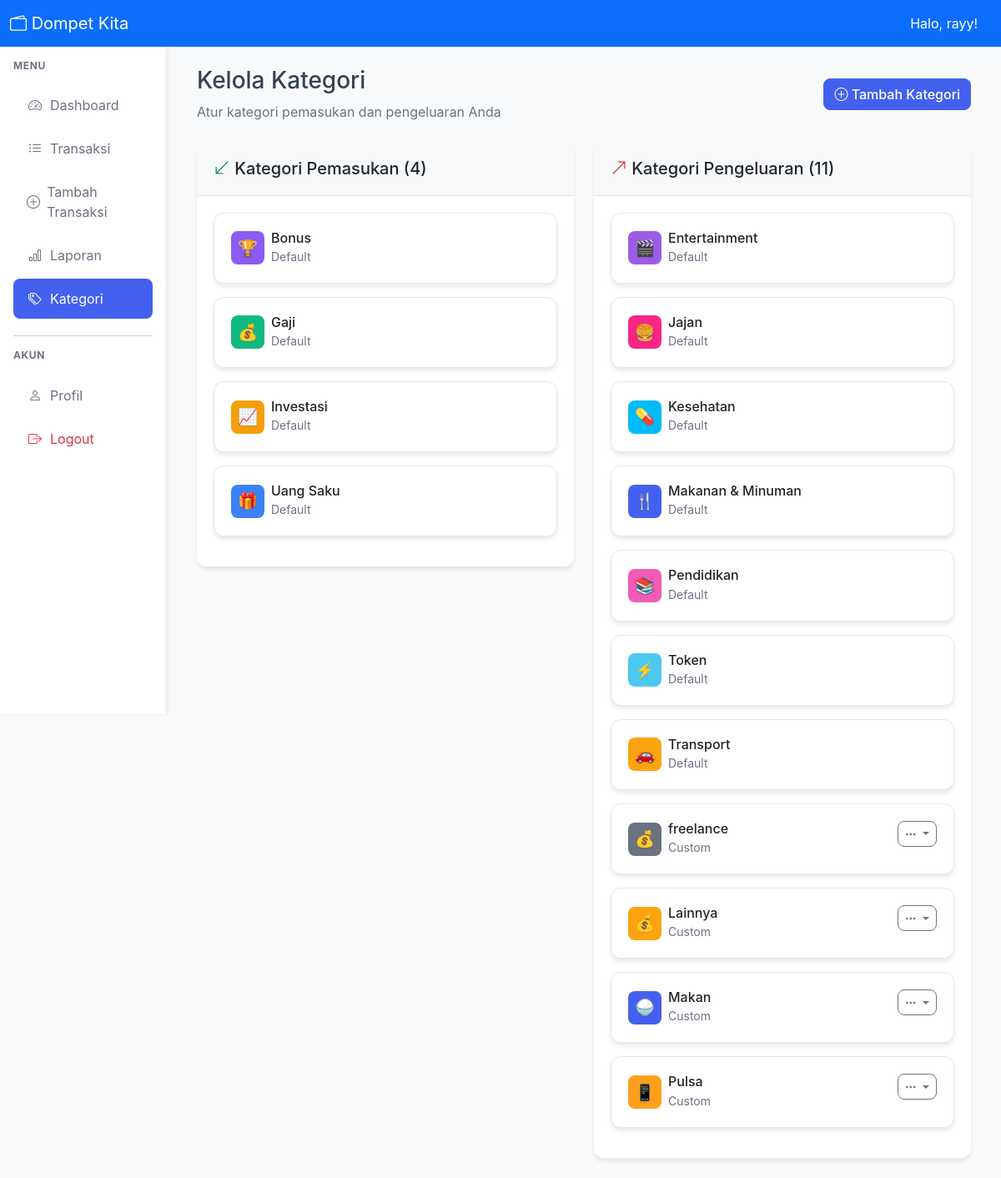
Page /user/categories.php (signed in) on the committed database.
### tables this page shows
CREATE TABLE `categories` (
  `id` int NOT NULL,
  `user_id` int DEFAULT NULL,
  `name` varchar(100) NOT NULL,
  `icon` varchar(10) DEFAULT 0xF09F92B0,
  `color` varchar(7) DEFAULT '#6b7280',
  `type` enum('income','expense') NOT NULL,
  `is_default` tinyint(1) DEFAULT '0',
  `created_at` timestamp NULL DEFAULT CURRENT_TIMESTAMP
);

### crud/category-crud.php (called while the page is built, shortened)
<?php
function getAllCategories($user_id, $type = null) {
    $db = getDB();
    $where = "WHERE (user_id = ? OR is_default = TRUE) AND name IS NOT NULL AND name != ''";
    $params = [$user_id];
    $types = "i";
    $stmt = $db->prepare("SELECT id, name, icon, color, type, is_default, user_id FROM categories $where ORDER BY is_default DESC, name");
    $stmt->bind_param($types, ...$params);
    $stmt->execute();
    return $stmt->get_result()->fetch_all(MYSQLI_ASSOC);
}
?>

### user/categories.php (the view, shortened to what this page needs)
<?php
require_once '../crud/category-crud.php';
$user_id = $_SESSION['user_id'];
$categories = getAllCategories($user_id);
$income_categories = array_filter($categories, fn($cat) => $cat['type'] === 'income');
$expense_categories = array_filter($categories, fn($cat) => $cat['type'] === 'expense');
include '../includes/header.php';
include '../includes/sidebar.php';
?>
<div class="d-flex justify-content-between align-items-center mb-4">
    <div>
        <h1 class="h3">Kelola Kategori</h1>
        <p class="text-muted mb-0">Atur kategori pemasukan dan pengeluaran Anda</p>
    </div>
    <button class="btn btn-primary" data-bs-toggle="modal" data-bs-target="#addCategoryModal">
        <i class="bi bi-plus-circle"></i> Tambah Kategori
    </button>
</div>
<div class="row">
    <div class="col-md-6">
        <div class="card">
            <div class="card-header d-flex justify-content-between align-items-center">
                <h5 class="mb-0">
                    <i class="bi bi-arrow-down-left text-success"></i>
                    Kategori Pemasukan (<?php echo count($income_categories); ?>)
                </h5>
            </div>
            <div class="card-body">
                <div class="row">
                    <?php foreach ($income_categories as $category): ?>
                    <div class="col-12 mb-3">
                        <div class="card category-card">
                            <div class="card-body">
                                <div class="d-flex justify-content-between align-items-start">
                                    <div class="d-flex align-items-center">
                                        <span class="category-icon me-2" style="background-color: <?php echo $category['color']; ?>">
                                            <?php echo $category['icon']; ?>
                                        </span>
                                        <div>
                                            <h6 class="mb-0"><?php echo htmlspecialchars($category['name']); ?></h6>
                                            <?php if ($category['is_default']): ?>
                                            <small class="text-muted">Default</small>
                                            <?php else: ?>
                                            <small class="text-muted">Custom</small>
                                            <?php endif; ?>
                                        </div>
                                    </div>
                                </div>
                            </div>
                        </div>
                    </div>
                    <?php endforeach; ?>
                </div>
            </div>
        </div>
    </div>
    <div class="col-md-6">
        <div class="card">
            <div class="card-header d-flex justify-content-between align-items-center">
                <h5 class="mb-0">
                    <i class="bi bi-arrow-up-right text-danger"></i>
                    Kategori Pengeluaran (<?php echo count($expense_categories); ?>)
                </h5>
            </div>
            <div class="card-body">
                <div class="row">
                    <?php foreach ($expense_categories as $category): ?>
                    <div class="col-12 mb-3">
                        <div class="card category-card">
                            <div class="card-body">
                                <div class="d-flex justify-content-between align-items-start">
                                    <div class="d-flex align-items-center">
                                        <span class="category-icon me-2" style="background-color: <?php echo $category['color']; ?>">
                                            <?php echo $category['icon']; ?>
                                        </span>
                                        <div>
                                            <h6 class="mb-0"><?php echo htmlspecialchars($category['name']); ?></h6>
                                            <?php if ($category['is_default']): ?>
                                            <small class="text-muted">Default</small>
                                            <?php else: ?>
                                            <small class="text-muted">Custom</small>
                                            <?php endif; ?>
                                        </div>
                                    </div>
                                    <?php if (!$category['is_default']): ?>
                                    <div class="dropdown">
                                        <button class="btn btn-sm btn-outline-secondary dropdown-toggle" data-bs-toggle="dropdown">
                                            <i class="bi bi-three-dots"></i>
                                        </button>
                                    </div>
                                    <?php endif; ?>
                                </div>
                            </div>
                        </div>
                    </div>
                    <?php endforeach; ?>
                </div>
            </div>
        </div>
    </div>
</div>
<?php
include '../includes/footer.php';
?>

### assets/css/style.css (style rules this page uses)
:root { --primary: #4361ee; --secondary: #3a0ca3; --success: #10b981; --danger: #ef4444; --warning: #f59e0b; --info: #3b82f6; --light: #f8f9fa; --dark: #1f2937; --gray: #6b7280; }
body { background-color: #f9fafb; font-family: 'Inter', -apple-system, BlinkMacSystemFont, 'Segoe UI', Roboto, sans-serif; color: #374151; }
.btn { border-radius: 8px; font-weight: 500; transition: all 0.2s; }
.btn-primary { background-color: var(--primary); border-color: var(--primary); }
.card { border-radius: 12px; border: none; box-shadow: 0 4px 6px -1px rgba(0, 0, 0, 0.1); }
.card-header { background-color: #f8f9fa; border-bottom: 1px solid #e5e7eb; border-radius: 12px 12px 0 0; padding: 1.25rem; }
.card-body { padding: 1.25rem; }
.card { animation: fadeIn 0.3s ease-out; }
.text-muted { color: #6b7280 !important; }
.category-card { transition: transform 0.2s, box-shadow 0.2s; border: 1px solid #e5e7eb; }
.category-icon { width: 40px; height: 40px; border-radius: 8px; display: flex; align-items: center; justify-content: center; font-size: 1.2rem; color: white; text-shadow: 0 1px 2px rgba(0, 0, 0, 0.1); }

### rows in the picture
categories: icon "🏆", name "Bonus", is_default "Default"
categories: icon "💰", name "Gaji", is_default "Default"
categories: icon "📈", name "Investasi", is_default "Default"
categories: icon "🎁", name "Uang Saku", is_default "Default"
categories: icon "🎬", name "Entertainment", is_default "Default"
categories: icon "🍔", name "Jajan", is_default "Default"
categories: icon "💊", name "Kesehatan", is_default "Default"
categories: icon "🍴", name "Makanan & Minuman", is_default "Default"
categories: icon "📚", name "Pendidikan", is_default "Default"
categories: icon "⚡", name "Token", is_default "Default"
categories: icon "🚗", name "Transport", is_default "Default"
categories: icon "💰", name "freelance", is_default "Custom"
categories: icon "💰", name "Lainnya", is_default "Custom"
categories: icon "🍚", name "Makan", is_default "Custom"
categories: icon "📱", name "Pulsa", is_default "Custom"

### other values in the picture
$username "rayy"
count($income_categories) "4"
count($expense_categories) "11"
